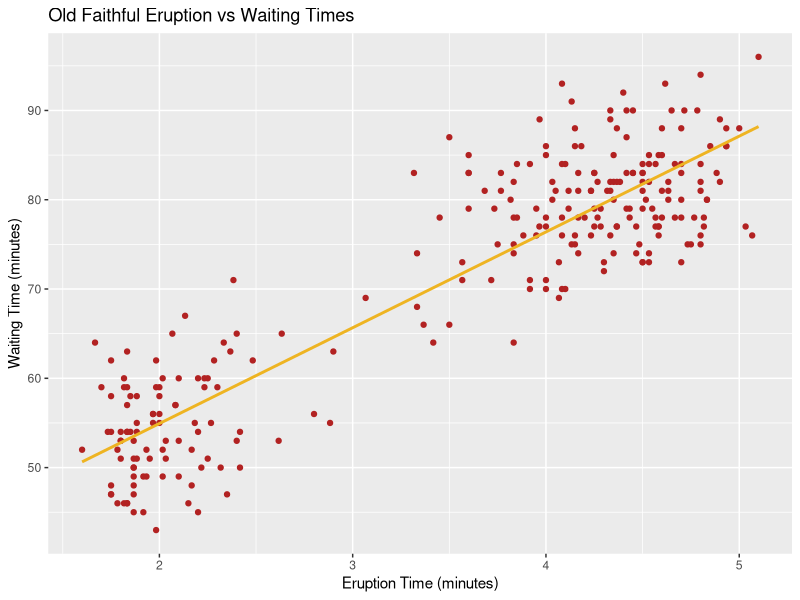

This chart was generated by the following R code:
# Creating Scatter Plots

library(ggplot2)

View(faithful)

ggplot(faithful, aes(x = eruptions, y = waiting)) + 
  geom_point(color = "firebrick") +
  ggtitle("Old Faithful Eruption vs Waiting Times") +
  xlab("Eruption Time (minutes)") +
  ylab("Waiting Time (minutes)") +
  geom_smooth(method = lm, se = FALSE, color = "goldenrod2")